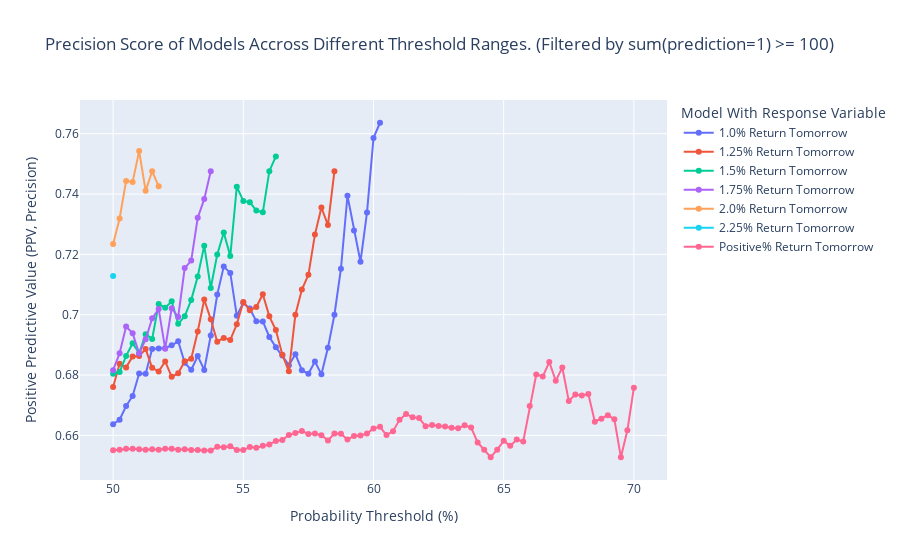

Here is the notebook cell this chart was saved with:
### Code cell
plot_ppv_by_threshold(list_of_dfs, True, 100, 50, 70, 0.25)

### Figure 1 — Plotly figure (JSON) as saved in the notebook; plotly's stock layout.template omitted (floating-point values rounded to 4 significant figures)
{"data": [{"hoverinfo": "text", "mode": "lines+markers", "name": "1.0% Return Tomorrow", "text": ["1.0% Return Tomorrow<br>Threshold: 50.0<br>PPV: 0.6637<br>0: 1379<br>1: 678", "1.0% Return Tomorrow<br>Threshold: 50.25<br>PPV: 0.6652<br>0: 1391<br>1: 666", "1.0% Return Tomorrow<br>Threshold: 50.5<br>PPV: 0.6698<br>0: 1409<br>1: 648", "1.0% Return Tomorrow<br>Threshold: 50.75<br>PPV: 0.6731<br>0: 1433<br>1: 624", "1.0% Return Tomorrow<br>Threshold: 51.0<br>PPV: 0.6805<br>0: 1456<br>1: 601", "1.0% Return Tomorrow<br>Threshold: 51.25<br>PPV: 0.6804<br>0: 1475<br>1: 582", "1.0% Return Tomorrow<br>Threshold: 51.5<br>PPV: 0.6886<br>0: 1495<br>1: 562", "1.0% Return Tomorrow<br>Threshold: 51.75<br>PPV: 0.6888<br>0: 1514<br>1: 543", "1.0% Return Tomorrow<br>Threshold: 52.0<br>PPV: 0.6889<br>0: 1533<br>1: 524", "1.0% Return Tomorrow<br>Threshold: 52.25<br>PPV: 0.6899<br>0: 1554<br>1: 503", "1.0% Return Tomorrow<br>Threshold: 52.5<br>PPV: 0.6912<br>0: 1581<br>1: 476", "1.0% Return Tomorrow<br>Threshold: 52.75<br>PPV: 0.6841<br>0: 1598<br>1: 459", "1.0% Return Tomorrow<br>Threshold: 53.0<br>PPV: 0.6817<br>0: 1614<br>1: 443", "1.0% Return Tomorrow<br>Threshold: 53.25<br>PPV: 0.6863<br>0: 1633<br>1: 424", "1.0% Return Tomorrow<br>Threshold: 53.5<br>PPV: 0.6817<br>0: 1658<br>1: 399", "1.0% Return Tomorrow<br>Threshold: 53.75<br>PPV: 0.6931<br>0: 1679<br>1: 378", "1.0% Return Tomorrow<br>Threshold: 54.0<br>PPV: 0.7067<br>0: 1699<br>1: 358", "1.0% Return Tomorrow<br>Threshold: 54.25<br>PPV: 0.7159<br>0: 1712<br>1: 345", "1.0% Return Tomorrow<br>Threshold: 54.5<br>PPV: 0.7139<br>0: 1718<br>1: 339", "1.0% Return Tomorrow<br>Threshold: 54.75<br>PPV: 0.6997<br>0: 1734<br>1: 323", "1.0% Return Tomorrow<br>Threshold: 55.0<br>PPV: 0.7039<br>0: 1753<br>1: 304", "1.0% Return Tomorrow<br>Threshold: 55.25<br>PPV: 0.7021<br>0: 1765<br>1: 292", "1.0% Return Tomorrow<br>Threshold: 55.5<br>PPV: 0.6978<br>0: 1779<br>1: 278", "1.0% Return Tomorrow<br>Threshold: 55.75<br>PPV: 0.6978<br>0: 1789<br>1: 268", "1.0% Return Tomorrow<br>Threshold: 56.0<br>PPV: 0.6926<br>0: 1800<br>1: 257", "1.0% Return Tomorrow<br>Threshold: 56.25<br>PPV: 0.6892<br>0: 1806<br>1: 251", "1.0% Return Tomorrow<br>Threshold: 56.5<br>PPV: 0.6864<br>0: 1821<br>1: 236", "1.0% Return Tomorrow<br>Threshold: 56.75<br>PPV: 0.6833<br>0: 1836<br>1: 221", "1.0% Return Tomorrow<br>Threshold: 57.0<br>PPV: 0.6869<br>0: 1843<br>1: 214", "1.0% Return Tomorrow<br>Threshold: 57.25<br>PPV: 0.6816<br>0: 1856<br>1: 201", "1.0% Return Tomorrow<br>Threshold: 57.5<br>PPV: 0.6804<br>0: 1863<br>1: 194", "1.0% Return Tomorrow<br>Threshold: 57.75<br>PPV: 0.6845<br>0: 1870<br>1: 187", "1.0% Return Tomorrow<br>Threshold: 58.0<br>PPV: 0.6802<br>0: 1885<br>1: 172", "1.0% Return Tomorrow<br>Threshold: 58.25<br>PPV: 0.6890<br>0: 1893<br>1: 164", "1.0% Return Tomorrow<br>Threshold: 58.5<br>PPV: 0.7000<br>0: 1897<br>1: 160", "1.0% Return Tomorrow<br>Threshold: 58.75<br>PPV: 0.7152<br>0: 1906<br>1: 151", "1.0% Return Tomorrow<br>Threshold: 59.0<br>PPV: 0.7394<br>0: 1915<br>1: 142", "1.0% Return Tomorrow<br>Threshold: 59.25<br>PPV: 0.7279<br>0: 1921<br>1: 136", "1.0% Return Tomorrow<br>Threshold: 59.5<br>PPV: 0.7176<br>0: 1926<br>1: 131", "1.0% Return Tomorrow<br>Threshold: 59.75<br>PPV: 0.7339<br>0: 1933<br>1: 124", "1.0% Return Tomorrow<br>Threshold: 60.0<br>PPV: 0.7586<br>0: 1941<br>1: 116", "1.0% Return Tomorrow<br>Threshold: 60.25<br>PPV: 0.7636<br>0: 1947<br>1: 110"], "type": "scatter", "x": [50, 50.25, 50.5, 50.75, 51, 51.25, 51.5, 51.75, 52, 52.25, 52.5, 52.75, 53, 53.25, 53.5, 53.75, 54, 54.25, 54.5, 54.75, 55, 55.25, 55.5, 55.75, 56, 56.25, 56.5, 56.75, 57, 57.25, 57.5, 57.75, 58, 58.25, 58.5, 58.75, 59, 59.25, 59.5, 59.75, 60, 60.25], "y": [0.6637, 0.6652, 0.6698, 0.6731, 0.6805, 0.6804, 0.6886, 0.6888, 0.6889, 0.6899, 0.6912, 0.6841, 0.6817, 0.6863, 0.6817, 0.6931, 0.7067, 0.7159, 0.7139, 0.6997, 0.7039, 0.7021, 0.6978, 0.6978, 0.6926, 0.6892, 0.6864, 0.6833, 0.6869, 0.6816, 0.6804, 0.6845, 0.6802, 0.689, 0.7, 0.7152, 0.7394, 0.7279, 0.7176, 0.7339, 0.7586, 0.7636]}, {"hoverinfo": "text", "mode": "lines+markers", "name": "1.25% Return Tomorrow", "text": ["1.25% Return Tomorrow<br>Threshold: 50.0<br>PPV: 0.6760<br>0: 1594<br>1: 463", "1.25% Return Tomorrow<br>Threshold: 50.25<br>PPV: 0.6837<br>0: 1608<br>1: 449", "1.25% Return Tomorrow<br>Threshold: 50.5<br>PPV: 0.6825<br>0: 1616<br>1: 441", "1.25% Return Tomorrow<br>Threshold: 50.75<br>PPV: 0.6862<br>0: 1630<br>1: 427", "1.25% Return Tomorrow<br>Threshold: 51.0<br>PPV: 0.6863<br>0: 1649<br>1: 408", "1.25% Return Tomorrow<br>Threshold: 51.25<br>PPV: 0.6886<br>0: 1662<br>1: 395", "1.25% Return Tomorrow<br>Threshold: 51.5<br>PPV: 0.6824<br>0: 1676<br>1: 381", "1.25% Return Tomorrow<br>Threshold: 51.75<br>PPV: 0.6812<br>0: 1690<br>1: 367", "1.25% Return Tomorrow<br>Threshold: 52.0<br>PPV: 0.6845<br>0: 1702<br>1: 355", "1.25% Return Tomorrow<br>Threshold: 52.25<br>PPV: 0.6794<br>0: 1717<br>1: 340", "1.25% Return Tomorrow<br>Threshold: 52.5<br>PPV: 0.6806<br>0: 1722<br>1: 335", "1.25% Return Tomorrow<br>Threshold: 52.75<br>PPV: 0.6845<br>0: 1740<br>1: 317", "1.25% Return Tomorrow<br>Threshold: 53.0<br>PPV: 0.6854<br>0: 1755<br>1: 302", "1.25% Return Tomorrow<br>Threshold: 53.25<br>PPV: 0.6944<br>0: 1769<br>1: 288", "1.25% Return Tomorrow<br>Threshold: 53.5<br>PPV: 0.7050<br>0: 1779<br>1: 278", "1.25% Return Tomorrow<br>Threshold: 53.75<br>PPV: 0.6985<br>0: 1795<br>1: 262", "1.25% Return Tomorrow<br>Threshold: 54.0<br>PPV: 0.6911<br>0: 1811<br>1: 246", "1.25% Return Tomorrow<br>Threshold: 54.25<br>PPV: 0.6923<br>0: 1823<br>1: 234", "1.25% Return Tomorrow<br>Threshold: 54.5<br>PPV: 0.6916<br>0: 1830<br>1: 227", "1.25% Return Tomorrow<br>Threshold: 54.75<br>PPV: 0.6968<br>0: 1836<br>1: 221", "1.25% Return Tomorrow<br>Threshold: 55.0<br>PPV: 0.7042<br>0: 1844<br>1: 213", "1.25% Return Tomorrow<br>Threshold: 55.25<br>PPV: 0.7015<br>0: 1856<br>1: 201", "1.25% Return Tomorrow<br>Threshold: 55.5<br>PPV: 0.7026<br>0: 1862<br>1: 195", "1.25% Return Tomorrow<br>Threshold: 55.75<br>PPV: 0.7068<br>0: 1866<br>1: 191", "1.25% Return Tomorrow<br>Threshold: 56.0<br>PPV: 0.6995<br>0: 1874<br>1: 183", "1.25% Return Tomorrow<br>Threshold: 56.25<br>PPV: 0.6949<br>0: 1880<br>1: 177", "1.25% Return Tomorrow<br>Threshold: 56.5<br>PPV: 0.6867<br>0: 1891<br>1: 166", "1.25% Return Tomorrow<br>Threshold: 56.75<br>PPV: 0.6813<br>0: 1897<br>1: 160", "1.25% Return Tomorrow<br>Threshold: 57.0<br>PPV: 0.7000<br>0: 1907<br>1: 150", "1.25% Return Tomorrow<br>Threshold: 57.25<br>PPV: 0.7083<br>0: 1913<br>1: 144", "1.25% Return Tomorrow<br>Threshold: 57.5<br>PPV: 0.7132<br>0: 1921<br>1: 136", "1.25% Return Tomorrow<br>Threshold: 57.75<br>PPV: 0.7266<br>0: 1929<br>1: 128", "1.25% Return Tomorrow<br>Threshold: 58.0<br>PPV: 0.7355<br>0: 1936<br>1: 121", "1.25% Return Tomorrow<br>Threshold: 58.25<br>PPV: 0.7297<br>0: 1946<br>1: 111", "1.25% Return Tomorrow<br>Threshold: 58.5<br>PPV: 0.7476<br>0: 1954<br>1: 103"], "type": "scatter", "x": [50, 50.25, 50.5, 50.75, 51, 51.25, 51.5, 51.75, 52, 52.25, 52.5, 52.75, 53, 53.25, 53.5, 53.75, 54, 54.25, 54.5, 54.75, 55, 55.25, 55.5, 55.75, 56, 56.25, 56.5, 56.75, 57, 57.25, 57.5, 57.75, 58, 58.25, 58.5], "y": [0.676, 0.6837, 0.6825, 0.6862, 0.6863, 0.6886, 0.6824, 0.6812, 0.6845, 0.6794, 0.6806, 0.6845, 0.6854, 0.6944, 0.705, 0.6985, 0.6911, 0.6923, 0.6916, 0.6968, 0.7042, 0.7015, 0.7026, 0.7068, 0.6995, 0.6949, 0.6867, 0.6813, 0.7, 0.7083, 0.7132, 0.7266, 0.7355, 0.7297, 0.7476]}, {"hoverinfo": "text", "mode": "lines+markers", "name": "1.5% Return Tomorrow", "text": ["1.5% Return Tomorrow<br>Threshold: 50.0<br>PPV: 0.6804<br>0: 1766<br>1: 291", "1.5% Return Tomorrow<br>Threshold: 50.25<br>PPV: 0.6810<br>0: 1778<br>1: 279", "1.5% Return Tomorrow<br>Threshold: 50.5<br>PPV: 0.6863<br>0: 1786<br>1: 271", "1.5% Return Tomorrow<br>Threshold: 50.75<br>PPV: 0.6906<br>0: 1792<br>1: 265", "1.5% Return Tomorrow<br>Threshold: 51.0<br>PPV: 0.6873<br>0: 1798<br>1: 259", "1.5% Return Tomorrow<br>Threshold: 51.25<br>PPV: 0.6935<br>0: 1809<br>1: 248", "1.5% Return Tomorrow<br>Threshold: 51.5<br>PPV: 0.6920<br>0: 1820<br>1: 237", "1.5% Return Tomorrow<br>Threshold: 51.75<br>PPV: 0.7035<br>0: 1831<br>1: 226", "1.5% Return Tomorrow<br>Threshold: 52.0<br>PPV: 0.7023<br>0: 1842<br>1: 215", "1.5% Return Tomorrow<br>Threshold: 52.25<br>PPV: 0.7044<br>0: 1854<br>1: 203", "1.5% Return Tomorrow<br>Threshold: 52.5<br>PPV: 0.6970<br>0: 1859<br>1: 198", "1.5% Return Tomorrow<br>Threshold: 52.75<br>PPV: 0.6995<br>0: 1864<br>1: 193", "1.5% Return Tomorrow<br>Threshold: 53.0<br>PPV: 0.7049<br>0: 1874<br>1: 183", "1.5% Return Tomorrow<br>Threshold: 53.25<br>PPV: 0.7126<br>0: 1883<br>1: 174", "1.5% Return Tomorrow<br>Threshold: 53.5<br>PPV: 0.7229<br>0: 1891<br>1: 166", "1.5% Return Tomorrow<br>Threshold: 53.75<br>PPV: 0.7089<br>0: 1899<br>1: 158", "1.5% Return Tomorrow<br>Threshold: 54.0<br>PPV: 0.7200<br>0: 1907<br>1: 150", "1.5% Return Tomorrow<br>Threshold: 54.25<br>PPV: 0.7273<br>0: 1914<br>1: 143", "1.5% Return Tomorrow<br>Threshold: 54.5<br>PPV: 0.7194<br>0: 1918<br>1: 139", "1.5% Return Tomorrow<br>Threshold: 54.75<br>PPV: 0.7424<br>0: 1925<br>1: 132", "1.5% Return Tomorrow<br>Threshold: 55.0<br>PPV: 0.7377<br>0: 1935<br>1: 122", "1.5% Return Tomorrow<br>Threshold: 55.25<br>PPV: 0.7373<br>0: 1939<br>1: 118", "1.5% Return Tomorrow<br>Threshold: 55.5<br>PPV: 0.7345<br>0: 1944<br>1: 113", "1.5% Return Tomorrow<br>Threshold: 55.75<br>PPV: 0.7339<br>0: 1948<br>1: 109", "1.5% Return Tomorrow<br>Threshold: 56.0<br>PPV: 0.7476<br>0: 1954<br>1: 103", "1.5% Return Tomorrow<br>Threshold: 56.25<br>PPV: 0.7525<br>0: 1956<br>1: 101"], "type": "scatter", "x": [50, 50.25, 50.5, 50.75, 51, 51.25, 51.5, 51.75, 52, 52.25, 52.5, 52.75, 53, 53.25, 53.5, 53.75, 54, 54.25, 54.5, 54.75, 55, 55.25, 55.5, 55.75, 56, 56.25], "y": [0.6804, 0.681, 0.6863, 0.6906, 0.6873, 0.6935, 0.692, 0.7035, 0.7023, 0.7044, 0.697, 0.6995, 0.7049, 0.7126, 0.7229, 0.7089, 0.72, 0.7273, 0.7194, 0.7424, 0.7377, 0.7373, 0.7345, 0.7339, 0.7476, 0.7525]}, {"hoverinfo": "text", "mode": "lines+markers", "name": "1.75% Return Tomorrow", "text": ["1.75% Return Tomorrow<br>Threshold: 50.0<br>PPV: 0.6816<br>0: 1834<br>1: 223", "1.75% Return Tomorrow<br>Threshold: 50.25<br>PPV: 0.6872<br>0: 1846<br>1: 211", "1.75% Return Tomorrow<br>Threshold: 50.5<br>PPV: 0.6961<br>0: 1853<br>1: 204", "1.75% Return Tomorrow<br>Threshold: 50.75<br>PPV: 0.6939<br>0: 1861<br>1: 196", "1.75% Return Tomorrow<br>Threshold: 51.0<br>PPV: 0.6872<br>0: 1878<br>1: 179", "1.75% Return Tomorrow<br>Threshold: 51.25<br>PPV: 0.6919<br>0: 1885<br>1: 172", "1.75% Return Tomorrow<br>Threshold: 51.5<br>PPV: 0.6988<br>0: 1891<br>1: 166", "1.75% Return Tomorrow<br>Threshold: 51.75<br>PPV: 0.7019<br>0: 1896<br>1: 161", "1.75% Return Tomorrow<br>Threshold: 52.0<br>PPV: 0.6887<br>0: 1906<br>1: 151", "1.75% Return Tomorrow<br>Threshold: 52.25<br>PPV: 0.7021<br>0: 1916<br>1: 141", "1.75% Return Tomorrow<br>Threshold: 52.5<br>PPV: 0.6992<br>0: 1924<br>1: 133", "1.75% Return Tomorrow<br>Threshold: 52.75<br>PPV: 0.7154<br>0: 1934<br>1: 123", "1.75% Return Tomorrow<br>Threshold: 53.0<br>PPV: 0.7179<br>0: 1940<br>1: 117", "1.75% Return Tomorrow<br>Threshold: 53.25<br>PPV: 0.7321<br>0: 1945<br>1: 112", "1.75% Return Tomorrow<br>Threshold: 53.5<br>PPV: 0.7383<br>0: 1950<br>1: 107", "1.75% Return Tomorrow<br>Threshold: 53.75<br>PPV: 0.7476<br>0: 1954<br>1: 103"], "type": "scatter", "x": [50, 50.25, 50.5, 50.75, 51, 51.25, 51.5, 51.75, 52, 52.25, 52.5, 52.75, 53, 53.25, 53.5, 53.75], "y": [0.6816, 0.6872, 0.6961, 0.6939, 0.6872, 0.6919, 0.6988, 0.7019, 0.6887, 0.7021, 0.6992, 0.7154, 0.7179, 0.7321, 0.7383, 0.7476]}, {"hoverinfo": "text", "mode": "lines+markers", "name": "2.0% Return Tomorrow", "text": ["2.0% Return Tomorrow<br>Threshold: 50.0<br>PPV: 0.7234<br>0: 1916<br>1: 141", "2.0% Return Tomorrow<br>Threshold: 50.25<br>PPV: 0.7319<br>0: 1919<br>1: 138", "2.0% Return Tomorrow<br>Threshold: 50.5<br>PPV: 0.7444<br>0: 1924<br>1: 133", "2.0% Return Tomorrow<br>Threshold: 50.75<br>PPV: 0.7440<br>0: 1932<br>1: 125", "2.0% Return Tomorrow<br>Threshold: 51.0<br>PPV: 0.7542<br>0: 1939<br>1: 118", "2.0% Return Tomorrow<br>Threshold: 51.25<br>PPV: 0.7411<br>0: 1945<br>1: 112", "2.0% Return Tomorrow<br>Threshold: 51.5<br>PPV: 0.7476<br>0: 1954<br>1: 103", "2.0% Return Tomorrow<br>Threshold: 51.75<br>PPV: 0.7426<br>0: 1956<br>1: 101"], "type": "scatter", "x": [50, 50.25, 50.5, 50.75, 51, 51.25, 51.5, 51.75], "y": [0.7234, 0.7319, 0.7444, 0.744, 0.7542, 0.7411, 0.7476, 0.7426]}, {"hoverinfo": "text", "mode": "lines+markers", "name": "2.25% Return Tomorrow", "text": ["2.25% Return Tomorrow<br>Threshold: 50.0<br>PPV: 0.7129<br>0: 1956<br>1: 101"], "type": "scatter", "x": [50], "y": [0.7129]}, {"hoverinfo": "text", "mode": "lines+markers", "name": "Positive% Return Tomorrow", "text": ["positive% Return Tomorrow<br>Threshold: 50.0<br>PPV: 0.6551<br>0: 10<br>1: 2047", "positive% Return Tomorrow<br>Threshold: 50.25<br>PPV: 0.6553<br>0: 12<br>1: 2045", "positive% Return Tomorrow<br>Threshold: 50.5<br>PPV: 0.6556<br>0: 13<br>1: 2044", "positive% Return Tomorrow<br>Threshold: 50.75<br>PPV: 0.6556<br>0: 13<br>1: 2044", "positive% Return Tomorrow<br>Threshold: 51.0<br>PPV: 0.6554<br>0: 14<br>1: 2043", "positive% Return Tomorrow<br>Threshold: 51.25<br>PPV: 0.6552<br>0: 15<br>1: 2042", "positive% Return Tomorrow<br>Threshold: 51.5<br>PPV: 0.6554<br>0: 17<br>1: 2040", "positive% Return Tomorrow<br>Threshold: 51.75<br>PPV: 0.6552<br>0: 18<br>1: 2039", "positive% Return Tomorrow<br>Threshold: 52.0<br>PPV: 0.6555<br>0: 19<br>1: 2038", "positive% Return Tomorrow<br>Threshold: 52.25<br>PPV: 0.6555<br>0: 19<br>1: 2038", "positive% Return Tomorrow<br>Threshold: 52.5<br>PPV: 0.6552<br>0: 21<br>1: 2036", "positive% Return Tomorrow<br>Threshold: 52.75<br>PPV: 0.6554<br>0: 23<br>1: 2034", "positive% Return Tomorrow<br>Threshold: 53.0<br>PPV: 0.6552<br>0: 27<br>1: 2030", "positive% Return Tomorrow<br>Threshold: 53.25<br>PPV: 0.6552<br>0: 30<br>1: 2027", "positive% Return Tomorrow<br>Threshold: 53.5<br>PPV: 0.6550<br>0: 31<br>1: 2026", "positive% Return Tomorrow<br>Threshold: 53.75<br>PPV: 0.6550<br>0: 37<br>1: 2020", "positive% Return Tomorrow<br>Threshold: 54.0<br>PPV: 0.6562<br>0: 44<br>1: 2013", "positive% Return Tomorrow<br>Threshold: 54.25<br>PPV: 0.6561<br>0: 45<br>1: 2012", "positive% Return Tomorrow<br>Threshold: 54.5<br>PPV: 0.6564<br>0: 49<br>1: 2008", "positive% Return Tomorrow<br>Threshold: 54.75<br>PPV: 0.6552<br>0: 56<br>1: 2001", "positive% Return Tomorrow<br>Threshold: 55.0<br>PPV: 0.6551<br>0: 62<br>1: 1995", "positive% Return Tomorrow<br>Threshold: 55.25<br>PPV: 0.6561<br>0: 68<br>1: 1989", "positive% Return Tomorrow<br>Threshold: 55.5<br>PPV: 0.6559<br>0: 75<br>1: 1982", "positive% Return Tomorrow<br>Threshold: 55.75<br>PPV: 0.6565<br>0: 83<br>1: 1974", "positive% Return Tomorrow<br>Threshold: 56.0<br>PPV: 0.6570<br>0: 89<br>1: 1968", "positive% Return Tomorrow<br>Threshold: 56.25<br>PPV: 0.6582<br>0: 100<br>1: 1957", "positive% Return Tomorrow<br>Threshold: 56.5<br>PPV: 0.6585<br>0: 107<br>1: 1950", "positive% Return Tomorrow<br>Threshold: 56.75<br>PPV: 0.6601<br>0: 124<br>1: 1933", "positive% Return Tomorrow<br>Threshold: 57.0<br>PPV: 0.6608<br>0: 138<br>1: 1919", "positive% Return Tomorrow<br>Threshold: 57.25<br>PPV: 0.6614<br>0: 155<br>1: 1902", "positive% Return Tomorrow<br>Threshold: 57.5<br>PPV: 0.6605<br>0: 169<br>1: 1888", "positive% Return Tomorrow<br>Threshold: 57.75<br>PPV: 0.6606<br>0: 183<br>1: 1874", "positive% Return Tomorrow<br>Threshold: 58.0<br>PPV: 0.6600<br>0: 195<br>1: 1862", "positive% Return Tomorrow<br>Threshold: 58.25<br>PPV: 0.6583<br>0: 216<br>1: 1841", "positive% Return Tomorrow<br>Threshold: 58.5<br>PPV: 0.6606<br>0: 236<br>1: 1821", "positive% Return Tomorrow<br>Threshold: 58.75<br>PPV: 0.6606<br>0: 254<br>1: 1803", "positive% Return Tomorrow<br>Threshold: 59.0<br>PPV: 0.6586<br>0: 276<br>1: 1781", "positive% Return Tomorrow<br>Threshold: 59.25<br>PPV: 0.6598<br>0: 308<br>1: 1749", "positive% Return Tomorrow<br>Threshold: 59.5<br>PPV: 0.6599<br>0: 328<br>1: 1729", "positive% Return Tomorrow<br>Threshold: 59.75<br>PPV: 0.6606<br>0: 348<br>1: 1709", "positive% Return Tomorrow<br>Threshold: 60.0<br>PPV: 0.6623<br>0: 372<br>1: 1685", "positive% Return Tomorrow<br>Threshold: 60.25<br>PPV: 0.6628<br>0: 399<br>1: 1658", "positive% Return Tomorrow<br>Threshold: 60.5<br>PPV: 0.6601<br>0: 436<br>1: 1621", "positive% Return Tomorrow<br>Threshold: 60.75<br>PPV: 0.6614<br>0: 474<br>1: 1583", "positive% Return Tomorrow<br>Threshold: 61.0<br>PPV: 0.6652<br>0: 507<br>1: 1550", "positive% Return Tomorrow<br>Threshold: 61.25<br>PPV: 0.6671<br>0: 543<br>1: 1514", "positive% Return Tomorrow<br>Threshold: 61.5<br>PPV: 0.6660<br>0: 584<br>1: 1473", "positive% Return Tomorrow<br>Threshold: 61.75<br>PPV: 0.6657<br>0: 630<br>1: 1427", "positive% Return Tomorrow<br>Threshold: 62.0<br>PPV: 0.6631<br>0: 674<br>1: 1383", "positive% Return Tomorrow<br>Threshold: 62.25<br>PPV: 0.6634<br>0: 714<br>1: 1343", "positive% Return Tomorrow<br>Threshold: 62.5<br>PPV: 0.6631<br>0: 757<br>1: 1300", "positive% Return Tomorrow<br>Threshold: 62.75<br>PPV: 0.6629<br>0: 808<br>1: 1249", "positive% Return Tomorrow<br>Threshold: 63.0<br>PPV: 0.6625<br>0: 857<br>1: 1200", "positive% Return Tomorrow<br>Threshold: 63.25<br>PPV: 0.6623<br>0: 902<br>1: 1155", "positive% Return Tomorrow<br>Threshold: 63.5<br>PPV: 0.6634<br>0: 949<br>1: 1108", "positive% Return Tomorrow<br>Threshold: 63.75<br>PPV: 0.6626<br>0: 996<br>1: 1061", "positive% Return Tomorrow<br>Threshold: 64.0<br>PPV: 0.6577<br>0: 1058<br>1: 999", "positive% Return Tomorrow<br>Threshold: 64.25<br>PPV: 0.6552<br>0: 1097<br>1: 960", "positive% Return Tomorrow<br>Threshold: 64.5<br>PPV: 0.6527<br>0: 1147<br>1: 910", "positive% Return Tomorrow<br>Threshold: 64.75<br>PPV: 0.6553<br>0: 1181<br>1: 876", "positive% Return Tomorrow<br>Threshold: 65.0<br>PPV: 0.6582<br>0: 1232<br>1: 825", "positive% Return Tomorrow<br>Threshold: 65.25<br>PPV: 0.6565<br>0: 1268<br>1: 789", "positive% Return Tomorrow<br>Threshold: 65.5<br>PPV: 0.6586<br>0: 1313<br>1: 744", "positive% Return Tomorrow<br>Threshold: 65.75<br>PPV: 0.6580<br>0: 1364<br>1: 693", "positive% Return Tomorrow<br>Threshold: 66.0<br>PPV: 0.6697<br>0: 1403<br>1: 654", "positive% Return Tomorrow<br>Threshold: 66.25<br>PPV: 0.6802<br>0: 1441<br>1: 616", "positive% Return Tomorrow<br>Threshold: 66.5<br>PPV: 0.6795<br>0: 1486<br>1: 571", "positive% Return Tomorrow<br>Threshold: 66.75<br>PPV: 0.6843<br>0: 1528<br>1: 529", "positive% Return Tomorrow<br>Threshold: 67.0<br>PPV: 0.6781<br>0: 1560<br>1: 497", "positive% Return Tomorrow<br>Threshold: 67.25<br>PPV: 0.6825<br>0: 1594<br>1: 463", "positive% Return Tomorrow<br>Threshold: 67.5<br>PPV: 0.6714<br>0: 1637<br>1: 420", "positive% Return Tomorrow<br>Threshold: 67.75<br>PPV: 0.6735<br>0: 1668<br>1: 389", "positive% Return Tomorrow<br>Threshold: 68.0<br>PPV: 0.6732<br>0: 1702<br>1: 355", "positive% Return Tomorrow<br>Threshold: 68.25<br>PPV: 0.6737<br>0: 1726<br>1: 331", "positive% Return Tomorrow<br>Threshold: 68.5<br>PPV: 0.6645<br>0: 1747<br>1: 310", "positive% Return Tomorrow<br>Threshold: 68.75<br>PPV: 0.6655<br>0: 1770<br>1: 287", "positive% Return Tomorrow<br>Threshold: 69.0<br>PPV: 0.6667<br>0: 1796<br>1: 261", "positive% Return Tomorrow<br>Threshold: 69.25<br>PPV: 0.6653<br>0: 1812<br>1: 245", "positive% Return Tomorrow<br>Threshold: 69.5<br>PPV: 0.6528<br>0: 1841<br>1: 216", "positive% Return Tomorrow<br>Threshold: 69.75<br>PPV: 0.6617<br>0: 1856<br>1: 201", "positive% Return Tomorrow<br>Threshold: 70.0<br>PPV: 0.6758<br>0: 1875<br>1: 182"], "type": "scatter", "x": [50, 50.25, 50.5, 50.75, 51, 51.25, 51.5, 51.75, 52, 52.25, 52.5, 52.75, 53, 53.25, 53.5, 53.75, 54, 54.25, 54.5, 54.75, 55, 55.25, 55.5, 55.75, 56, 56.25, 56.5, 56.75, 57, 57.25, 57.5, 57.75, 58, 58.25, 58.5, 58.75, 59, 59.25, 59.5, 59.75, 60, 60.25, 60.5, 60.75, 61, 61.25, 61.5, 61.75, 62, 62.25, 62.5, 62.75, 63, 63.25, 63.5, 63.75, 64, 64.25, 64.5, 64.75, 65, 65.25, 65.5, 65.75, 66, 66.25, 66.5, 66.75, 67, 67.25, 67.5, 67.75, 68, 68.25, 68.5, 68.75, 69, 69.25, 69.5, 69.75, 70], "y": [0.6551, 0.6553, 0.6556, 0.6556, 0.6554, 0.6552, 0.6554, 0.6552, 0.6555, 0.6555, 0.6552, 0.6554, 0.6552, 0.6552, 0.655, 0.655, 0.6562, 0.6561, 0.6564, 0.6552, 0.6551, 0.6561, 0.6559, 0.6565, 0.657, 0.6582, 0.6585, 0.6601, 0.6608, 0.6614, 0.6605, 0.6606, 0.66, 0.6583, 0.6606, 0.6606, 0.6586, 0.6598, 0.6599, 0.6606, 0.6623, 0.6628, 0.6601, 0.6614, 0.6652, 0.6671, 0.666, 0.6657, 0.6631, 0.6634, 0.6631, 0.6629, 0.6625, 0.6623, 0.6634, 0.6626, 0.6577, 0.6552, 0.6527, 0.6553, 0.6582, 0.6565, 0.6586, 0.658, 0.6697, 0.6802, 0.6795, 0.6843, 0.6781, 0.6825, 0.6714, 0.6735, 0.6732, 0.6737, 0.6645, 0.6655, 0.6667, 0.6653, 0.6528, 0.6617, 0.6758]}], "layout": {"hovermode": "closest", "legend": {"title": {"text": "Model With Response Variable"}}, "title": {"text": "Precision Score of Models Accross Different Threshold Ranges. (Filtered by sum(prediction=1) >= 100)"}, "xaxis": {"title": {"text": "Probability Threshold (%)"}}, "yaxis": {"title": {"text": "Positive Predictive Value (PPV, Precision)"}}}}
